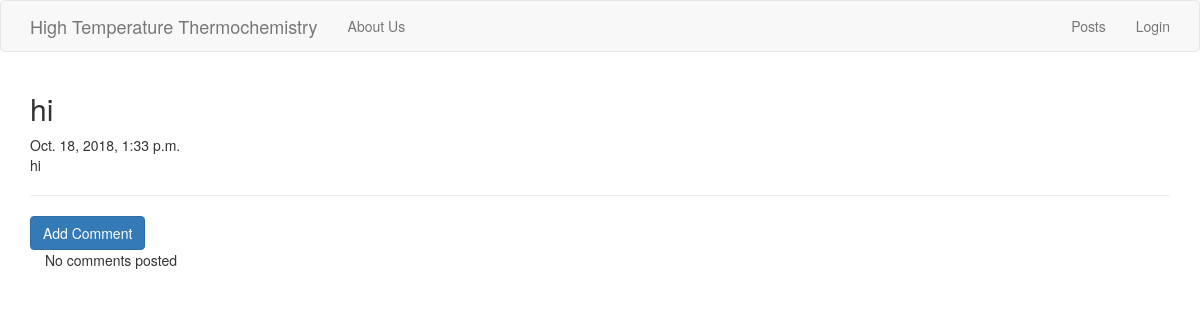
Screenshot of /post/11/ with the database file from the repository.
### blog/models.py (models this page shows, shortened)
class Post(models.Model):
    author = models.ForeignKey('MyUser', on_delete=models.CASCADE)
    title = models.CharField(max_length=200)
    text = models.TextField()
    created_date = models.DateTimeField(default=timezone.now)
    published_date = models.DateTimeField(blank=True, null=True)
    photo = models.ImageField(blank=True, null=True)
    document = models.FileField(blank=True, null=True, upload_to='documents/')
    where_to = [
        ('post_list', 'Post List'),
        ('post_list2', 'Post List2'),
    ]
    where_to_status = models.CharField(max_length=15, choices=where_to, default='post_list')

### blog/views.py (the view)
# urls.py: path('post/<pk>/', views.PostDetailView.as_view(), name='post_detail'),
class PostDetailView(DetailView):
    model = Post

### templates/blog/post_detail.html (shortened to what this page needs)
{% extends 'blog/base.html' %}
{% block content %}
<h2 class="posttitle loader">{{ post.title }}</h2>
{% if post.published_date %}
<div class="date postdate">
    {{ post.published_date }}
</div>
{% else %}
<a class="btn btn-default" href="{% url 'post_publish' pk=post.pk %}">Publish</a>
{% endif %}
<p class="postcontent">{{ post.text|safe|linebreaksbr }}</p>
<hr>
    <a class="btn btn-primary btn-comment" href="{% url 'add_comment_to_post' pk=post.pk %}">Add Comment</a>
<div class="container">
    {% for comment in post.comments.all %}
        <br>
        {% if user.is_authenticated or comment.approved_comment %}
            {{ comment.created_date }}
            {% if not comment.approved_comment %}
                <a class="btn btn-default" href="{% url 'comment_remove' pk=comment.pk %}">
                <span class="glyphicon glyphicon-remove"></span></a>
                <a class="btn btn-default" href="{% url 'comment_approve' pk=comment.pk %}">
                <span class="glyphicon glyphicon-ok"></span></a>
            {% endif %}
        <p>{{ comment.text|safe|linebreaks }}</p>
        <p>Posted by: <strong>{{ comment.author }}</strong></p>
        {% endif %}
    {% empty %}
        <p>No comments posted</p>
    {% endfor %}
</div>
{% endblock %}

### rows the page displays
Post: title "hi", published_date "Oct. 18, 2018, 1:33 p.m.", text "hi"
